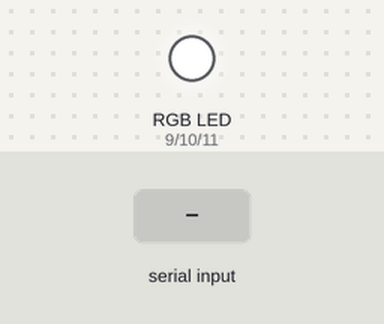
Bench run of a sketch on a simulated Arduino Uno, built with avr-gcc and run on an emulated ATmega328P. Parts: an RGB LED mixed from three pins (HIGH = lit). The test bench sets the inputs (shaded band). Dim RGB values are drawn brighter than linear.

Above: at 1.2 s.
1.3 s: "a" received over Serial
At 1.9 s:
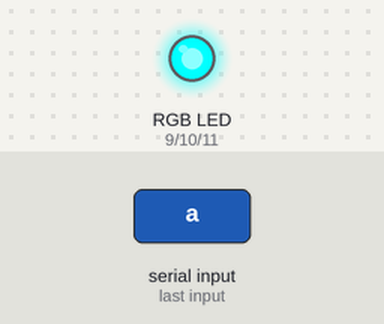
At 2.7 s:
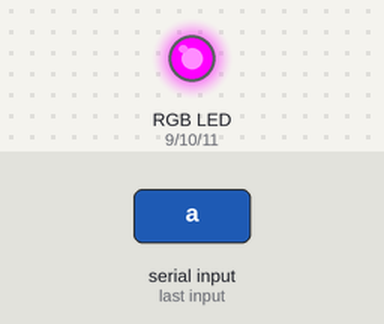
4.3 s: "a" received over Serial
At 11.2 s:
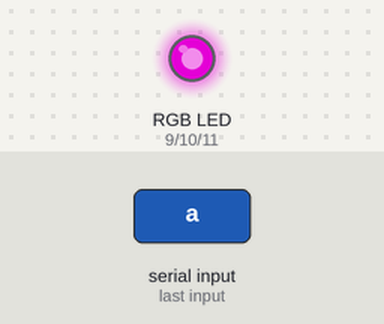
Timing chart, 0 to 12.7 s (numbered marks = the images above; inputs shaded):
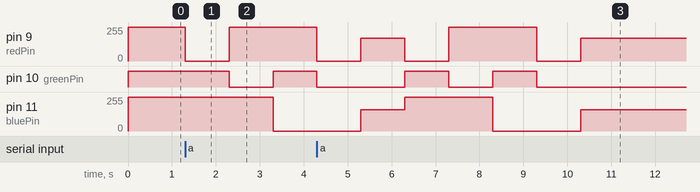

The sketch:

rrgb.ino
```cpp
int redPin = 9;
int greenPin = 10;
int bluePin = 11;


void setup() {
  // put your setup code here, to run once:
pinMode(redPin,OUTPUT);
pinMode(greenPin,OUTPUT);
pinMode(bluePin,OUTPUT);
analogWrite(9,255);
analogWrite(10,255);
analogWrite(11,255);
Serial.begin(9600);
}

void loop() {
  // put your main code here, to run repeatedly:
int x;
x = Serial.read();

if(x == 'a')
{
analogWrite(9,0);
analogWrite(10,255);
analogWrite(11,255);
delay(1000);
analogWrite(9,255);
analogWrite(10,0);
analogWrite(11,255);
delay(1000);
analogWrite(9,255);
analogWrite(10,255);
analogWrite(11,0);
delay(1000);
analogWrite(9,0);
analogWrite(10,0);
analogWrite(11,0);
delay(1000);
analogWrite(9,170);
analogWrite(10,0);
analogWrite(11,160);
delay(1000);
}
  }
```

Measured:
- after the input at 1.3 s, pin 9 (redPin): 255/255 → 0/255 at once, → 255/255 1.0 s later; pin 10 (greenPin): HIGH → LOW after 1.0 s, → HIGH 1.0 s later; pin 11 (bluePin): 255/255 → 0/255 after 2.0 s
